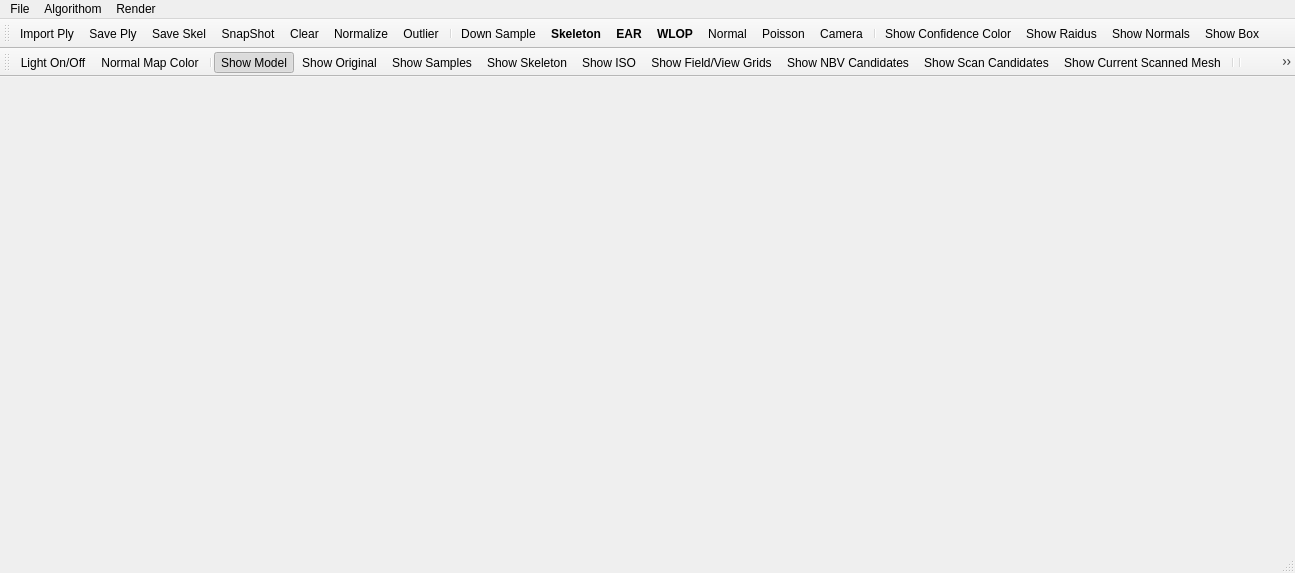
<?xml version="1.0" encoding="UTF-8"?>
<ui version="4.0">
 <class>mainwindowClass</class>
 <widget class="QMainWindow" name="mainwindowClass">
  <property name="geometry">
   <rect>
    <x>0</x>
    <y>0</y>
    <width>1295</width>
    <height>573</height>
   </rect>
  </property>
  <property name="minimumSize">
   <size>
    <width>55</width>
    <height>55</height>
   </size>
  </property>
  <property name="sizeIncrement">
   <size>
    <width>5</width>
    <height>5</height>
   </size>
  </property>
  <property name="baseSize">
   <size>
    <width>1</width>
    <height>1</height>
   </size>
  </property>
  <property name="acceptDrops">
   <bool>true</bool>
  </property>
  <property name="windowTitle">
   <string>Point Cloud</string>
  </property>
  <widget class="QWidget" name="centralWidget"/>
  <widget class="QMenuBar" name="menuBar">
   <property name="geometry">
    <rect>
     <x>0</x>
     <y>0</y>
     <width>1295</width>
     <height>21</height>
    </rect>
   </property>
   <widget class="QMenu" name="menuFile">
    <property name="title">
     <string>File</string>
    </property>
    <addaction name="actionImport_Ply"/>
    <addaction name="actionSave_Ply"/>
    <addaction name="actionSave_Skel"/>
    <addaction name="actionRemove_Outlier"/>
    <addaction name="actionNormalize"/>
    <addaction name="actionDownSample"/>
    <addaction name="actionSubSample"/>
    <addaction name="actionQianSample"/>
    <addaction name="actionClear_Data"/>
    <addaction name="actionImport_Image"/>
    <addaction name="actionSave_View"/>
    <addaction name="actionSave_Field_Points"/>
    <addaction name="actionSave_NBV_Grids"/>
    <addaction name="actionSave_NBV"/>
    <addaction name="actionSwitch_Sample_Original"/>
    <addaction name="actionSwitch_Sample_with_ISO"/>
    <addaction name="actionTransform"/>
    <addaction name="actionAdd_Sample_To_Original"/>
   </widget>
   <widget class="QMenu" name="menuAlgorithom">
    <property name="title">
     <string>Algorithom</string>
    </property>
    <widget class="QMenu" name="menuWLOP">
     <property name="title">
      <string>WLOP</string>
     </property>
     <addaction name="actionRun_Wlop"/>
     <addaction name="actionWLOP_Setting"/>
    </widget>
    <widget class="QMenu" name="menuNormal">
     <property name="title">
      <string>Normal</string>
     </property>
     <addaction name="actionRun_PCA"/>
     <addaction name="actionNormal_Setting"/>
     <addaction name="actionReorientate"/>
    </widget>
    <widget class="QMenu" name="menuSkeleton">
     <property name="title">
      <string>Skeleton</string>
     </property>
     <addaction name="separator"/>
     <addaction name="actionSkeleton_Setting"/>
    </widget>
    <widget class="QMenu" name="menuEAR">
     <property name="title">
      <string>EAR</string>
     </property>
     <addaction name="actionUpsample_Setting"/>
    </widget>
    <widget class="QMenu" name="menuPoisson">
     <property name="title">
      <string>Poisson</string>
     </property>
     <addaction name="actionPoisson"/>
     <addaction name="actionPoisson_test"/>
     <addaction name="actionPoisson_test_all"/>
    </widget>
    <addaction name="menuWLOP"/>
    <addaction name="menuNormal"/>
    <addaction name="menuSkeleton"/>
    <addaction name="menuEAR"/>
    <addaction name="menuPoisson"/>
   </widget>
   <widget class="QMenu" name="menuRender">
    <property name="title">
     <string>Render</string>
    </property>
    <widget class="QMenu" name="menuColor">
     <property name="title">
      <string>Color</string>
     </property>
     <addaction name="actionLight_On_Off"/>
     <addaction name="actionSample_Color"/>
     <addaction name="actionOriginal_Color"/>
     <addaction name="actionBackground_Color"/>
     <addaction name="actionFeature_Color"/>
     <addaction name="actionNormal_Color"/>
     <addaction name="separator"/>
     <addaction name="actionAmbient_Color"/>
     <addaction name="actionDiffuse_Color"/>
     <addaction name="actionSpecular_Color"/>
     <addaction name="actionShow_Individual_Color"/>
    </widget>
    <widget class="QMenu" name="menuSample_Render">
     <property name="title">
      <string>Sample Render</string>
     </property>
     <addaction name="actionShow_Samples"/>
     <addaction name="separator"/>
     <addaction name="actionShow_Sample_Dot"/>
     <addaction name="actionShow_Sample_Quads"/>
     <addaction name="actionShow_Sample_Circle"/>
     <addaction name="actionShow_Sample_Sphere"/>
    </widget>
    <widget class="QMenu" name="menuOriginal_Render">
     <property name="title">
      <string>Original Render</string>
     </property>
     <addaction name="actionShow_Original"/>
     <addaction name="separator"/>
     <addaction name="actionShow_Original_Dot"/>
     <addaction name="actionShow_Original_Quad"/>
     <addaction name="actionShow_Original_Circle"/>
     <addaction name="actionShow_Original_Sphere"/>
    </widget>
    <widget class="QMenu" name="menuSnap_Shot">
     <property name="title">
      <string>Snap Shot</string>
     </property>
     <addaction name="actionSnapShot"/>
     <addaction name="actionSnap_Each_Iteration"/>
     <addaction name="actionNo_Snap_Radius"/>
    </widget>
    <widget class="QMenu" name="menuShow_Neighbor_Size">
     <property name="title">
      <string>Show Neighbor Size</string>
     </property>
     <addaction name="actionShow_Neighborhood_Ball"/>
     <addaction name="actionShow_Radius_Line"/>
     <addaction name="actionShow_All_Raidus"/>
    </widget>
    <widget class="QMenu" name="menuPick_Point">
     <property name="title">
      <string>Pick Point</string>
     </property>
     <addaction name="actionErase_Pick"/>
    </widget>
    <widget class="QMenu" name="menuSkeleton_Render">
     <property name="title">
      <string>Skeleton Render</string>
     </property>
     <addaction name="actionShow_Skeleton"/>
     <addaction name="actionShow_colorful_branches"/>
    </widget>
    <widget class="QMenu" name="menuShow_Poisson">
     <property name="title">
      <string>Show Poisson</string>
     </property>
     <addaction name="actionShow_ISO"/>
     <addaction name="actionUse_ISO_Interval"/>
    </widget>
    <addaction name="menuColor"/>
    <addaction name="separator"/>
    <addaction name="menuSample_Render"/>
    <addaction name="menuOriginal_Render"/>
    <addaction name="menuSkeleton_Render"/>
    <addaction name="menuShow_Poisson"/>
    <addaction name="actionShow_Normals"/>
    <addaction name="actionShow_Scan_Candidates"/>
    <addaction name="actionShow_Confidence_Color"/>
    <addaction name="actionShow_Box"/>
    <addaction name="actionCull_Points"/>
    <addaction name="actionRecompute_Quad"/>
    <addaction name="actionShow_Normal_Color"/>
    <addaction name="menuSnap_Shot"/>
    <addaction name="menuShow_Neighbor_Size"/>
    <addaction name="menuPick_Point"/>
    <addaction name="actionCamera"/>
    <addaction name="actionShow_View_Grids"/>
    <addaction name="actionShow_NBV_Candidates"/>
   </widget>
   <addaction name="menuFile"/>
   <addaction name="menuAlgorithom"/>
   <addaction name="menuRender"/>
  </widget>
  <widget class="QToolBar" name="mainToolBar">
   <property name="baseSize">
    <size>
     <width>11</width>
     <height>11</height>
    </size>
   </property>
   <property name="toolButtonStyle">
    <enum>Qt::ToolButtonTextUnderIcon</enum>
   </property>
   <attribute name="toolBarArea">
    <enum>TopToolBarArea</enum>
   </attribute>
   <attribute name="toolBarBreak">
    <bool>false</bool>
   </attribute>
   <addaction name="actionImport_Ply"/>
   <addaction name="actionSave_Ply"/>
   <addaction name="actionSave_Skel"/>
   <addaction name="actionSnapShot"/>
   <addaction name="actionClear_Data"/>
   <addaction name="actionNormalize"/>
   <addaction name="actionRemove_Outlier"/>
   <addaction name="separator"/>
   <addaction name="actionDownSample"/>
   <addaction name="actionSkeleton_Setting"/>
   <addaction name="actionUpsample_Setting"/>
   <addaction name="actionWLOP_Setting"/>
   <addaction name="actionNormal_Setting"/>
   <addaction name="actionPoisson"/>
   <addaction name="actionCamera"/>
   <addaction name="separator"/>
   <addaction name="actionShow_Confidence_Color"/>
   <addaction name="actionShow_Neighborhood_Ball"/>
   <addaction name="actionShow_Normals"/>
   <addaction name="actionShow_Box"/>
  </widget>
  <widget class="QStatusBar" name="statusBar"/>
  <widget class="QToolBar" name="toolBar">
   <property name="contextMenuPolicy">
    <enum>Qt::ActionsContextMenu</enum>
   </property>
   <property name="windowTitle">
    <string>toolBar</string>
   </property>
   <attribute name="toolBarArea">
    <enum>TopToolBarArea</enum>
   </attribute>
   <attribute name="toolBarBreak">
    <bool>true</bool>
   </attribute>
   <addaction name="actionLight_On_Off"/>
   <addaction name="actionShow_Normal_Color"/>
   <addaction name="separator"/>
   <addaction name="actionShow_Model"/>
   <addaction name="actionShow_Original"/>
   <addaction name="actionShow_Samples"/>
   <addaction name="actionShow_Skeleton"/>
   <addaction name="actionShow_ISO"/>
   <addaction name="actionShow_View_Grids"/>
   <addaction name="actionShow_NBV_Candidates"/>
   <addaction name="actionShow_Scan_Candidates"/>
   <addaction name="actionShow_Current_Scanned_Mesh"/>
   <addaction name="separator"/>
   <addaction name="separator"/>
   <addaction name="actionCull_Points"/>
  </widget>
  <action name="actionImport_Ply">
   <property name="icon">
    <iconset resource="mainwindow.qrc">
     <normaloff>:/mainwindow/Icons/open.png</normaloff>:/mainwindow/Icons/open.png</iconset>
   </property>
   <property name="text">
    <string>Import Ply</string>
   </property>
  </action>
  <action name="actionSave_Ply">
   <property name="icon">
    <iconset resource="mainwindow.qrc">
     <normaloff>:/mainwindow/Icons/save.png</normaloff>:/mainwindow/Icons/save.png</iconset>
   </property>
   <property name="text">
    <string>Save Ply</string>
   </property>
  </action>
  <action name="actionShow_Samples">
   <property name="checkable">
    <bool>true</bool>
   </property>
   <property name="text">
    <string>Show Samples</string>
   </property>
  </action>
  <action name="actionShow_Original">
   <property name="checkable">
    <bool>true</bool>
   </property>
   <property name="text">
    <string>Show Original</string>
   </property>
  </action>
  <action name="actionShow_Neighborhood_Ball">
   <property name="checkable">
    <bool>true</bool>
   </property>
   <property name="text">
    <string>Show Raidus</string>
   </property>
   <property name="shortcut">
    <string>Alt+R</string>
   </property>
  </action>
  <action name="actionCull_Points">
   <property name="checkable">
    <bool>true</bool>
   </property>
   <property name="text">
    <string>Cull Points</string>
   </property>
   <property name="shortcut">
    <string>Ctrl+T</string>
   </property>
  </action>
  <action name="actionSample_Color">
   <property name="text">
    <string>Sample Color</string>
   </property>
  </action>
  <action name="actionOriginal_Color">
   <property name="text">
    <string>Original Color</string>
   </property>
  </action>
  <action name="actionBackground_Color">
   <property name="text">
    <string>Background Color</string>
   </property>
  </action>
  <action name="actionAmbient_Color">
   <property name="text">
    <string>Ambient Color</string>
   </property>
  </action>
  <action name="actionDiffuse_Color">
   <property name="text">
    <string>Diffuse Color</string>
   </property>
  </action>
  <action name="actionSpecular_Color">
   <property name="text">
    <string>Specular Color</string>
   </property>
  </action>
  <action name="actionLight_On_Off">
   <property name="checkable">
    <bool>true</bool>
   </property>
   <property name="icon">
    <iconset resource="mainwindow.qrc">
     <normaloff>:/mainwindow/Icons/lighton.png</normaloff>:/mainwindow/Icons/lighton.png</iconset>
   </property>
   <property name="text">
    <string>Light On/Off</string>
   </property>
  </action>
  <action name="actionInitial_Sampling">
   <property name="text">
    <string>Initial Sampling</string>
   </property>
  </action>
  <action name="actionNormalize">
   <property name="text">
    <string>Normalize</string>
   </property>
  </action>
  <action name="actionDownSample">
   <property name="icon">
    <iconset resource="mainwindow.qrc">
     <normaloff>:/mainwindow/Icons/reload.png</normaloff>:/mainwindow/Icons/reload.png</iconset>
   </property>
   <property name="text">
    <string>Down Sample</string>
   </property>
  </action>
  <action name="actionSubSample">
   <property name="text">
    <string>SubSample</string>
   </property>
  </action>
  <action name="actionSnapShot">
   <property name="icon">
    <iconset resource="mainwindow.qrc">
     <normaloff>:/mainwindow/Icons/125.png</normaloff>:/mainwindow/Icons/125.png</iconset>
   </property>
   <property name="text">
    <string>SnapShot</string>
   </property>
  </action>
  <action name="actionShow_Normals">
   <property name="checkable">
    <bool>true</bool>
   </property>
   <property name="text">
    <string>Show Normals</string>
   </property>
   <property name="shortcut">
    <string>Alt+N</string>
   </property>
  </action>
  <action name="actionFeature_Color">
   <property name="text">
    <string>Feature Color</string>
   </property>
  </action>
  <action name="actionNormal_Color">
   <property name="text">
    <string>Normal Color</string>
   </property>
  </action>
  <action name="actionWLOP_2">
   <property name="text">
    <string>Skeletonization</string>
   </property>
  </action>
  <action name="actionRun_Wlop">
   <property name="icon">
    <iconset resource="mainwindow.qrc">
     <normaloff>:/mainwindow/Icons/gowalla_128x128-32.png</normaloff>:/mainwindow/Icons/gowalla_128x128-32.png</iconset>
   </property>
   <property name="text">
    <string>Run WLOP</string>
   </property>
  </action>
  <action name="actionWLOP_Setting">
   <property name="icon">
    <iconset resource="mainwindow.qrc">
     <normaloff>:/mainwindow/Icons/gameboid_128x128-32.png</normaloff>:/mainwindow/Icons/gameboid_128x128-32.png</iconset>
   </property>
   <property name="text">
    <string>WLOP</string>
   </property>
   <property name="font">
    <font>
     <weight>75</weight>
     <bold>true</bold>
    </font>
   </property>
  </action>
  <action name="actionRun_PCA">
   <property name="text">
    <string>Run PCA</string>
   </property>
  </action>
  <action name="actionNormal_Setting">
   <property name="icon">
    <iconset resource="mainwindow.qrc">
     <normaloff>:/mainwindow/Icons/sleepbot_128x128-32.png</normaloff>:/mainwindow/Icons/sleepbot_128x128-32.png</iconset>
   </property>
   <property name="text">
    <string>Normal</string>
   </property>
  </action>
  <action name="actionReorientate">
   <property name="text">
    <string>Reorientate</string>
   </property>
   <property name="font">
    <font>
     <weight>75</weight>
     <bold>true</bold>
    </font>
   </property>
  </action>
  <action name="actionShow_Sample_Quads">
   <property name="checkable">
    <bool>true</bool>
   </property>
   <property name="text">
    <string>Quad</string>
   </property>
  </action>
  <action name="actionShow_Sample_Dot">
   <property name="checkable">
    <bool>true</bool>
   </property>
   <property name="text">
    <string>Dot</string>
   </property>
  </action>
  <action name="actionShow_Sample_Circle">
   <property name="checkable">
    <bool>true</bool>
   </property>
   <property name="text">
    <string>Circle</string>
   </property>
  </action>
  <action name="actionShow_Original_Quad">
   <property name="checkable">
    <bool>true</bool>
   </property>
   <property name="text">
    <string>Quad</string>
   </property>
  </action>
  <action name="actionShow_Original_Dot">
   <property name="checkable">
    <bool>true</bool>
   </property>
   <property name="text">
    <string>Dot</string>
   </property>
  </action>
  <action name="actionShow_Original_Circle">
   <property name="checkable">
    <bool>true</bool>
   </property>
   <property name="text">
    <string>Circle</string>
   </property>
  </action>
  <action name="actionInitial_Sampling_2">
   <property name="text">
    <string>Initialization</string>
   </property>
  </action>
  <action name="actionAuto_Play">
   <property name="text">
    <string>Auto Play</string>
   </property>
  </action>
  <action name="actionStop">
   <property name="text">
    <string>Stop</string>
   </property>
  </action>
  <action name="actionStep">
   <property name="text">
    <string>Step</string>
   </property>
  </action>
  <action name="actionJump">
   <property name="text">
    <string>Jump</string>
   </property>
  </action>
  <action name="actionSkeleton_Setting">
   <property name="icon">
    <iconset resource="mainwindow.qrc">
     <normaloff>:/mainwindow/Icons/heyzap_128x128-32.png</normaloff>:/mainwindow/Icons/heyzap_128x128-32.png</iconset>
   </property>
   <property name="text">
    <string>Skeleton</string>
   </property>
   <property name="font">
    <font>
     <weight>75</weight>
     <bold>true</bold>
    </font>
   </property>
  </action>
  <action name="actionUpsample_Setting">
   <property name="icon">
    <iconset resource="mainwindow.qrc">
     <normaloff>:/mainwindow/Icons/upsample-xw.png</normaloff>:/mainwindow/Icons/upsample-xw.png</iconset>
   </property>
   <property name="text">
    <string>EAR</string>
   </property>
   <property name="font">
    <font>
     <weight>75</weight>
     <bold>true</bold>
     <strikeout>false</strikeout>
     <stylestrategy>PreferAntialias</stylestrategy>
    </font>
   </property>
  </action>
  <action name="actionClear_Data">
   <property name="icon">
    <iconset resource="mainwindow.qrc">
     <normaloff>:/mainwindow/Icons/eraser.png</normaloff>:/mainwindow/Icons/eraser.png</iconset>
   </property>
   <property name="text">
    <string>Clear</string>
   </property>
  </action>
  <action name="actionImport_Image">
   <property name="text">
    <string>Import Image</string>
   </property>
   <property name="visible">
    <bool>false</bool>
   </property>
  </action>
  <action name="actionShow_Individual_Color">
   <property name="checkable">
    <bool>true</bool>
   </property>
   <property name="text">
    <string>Colorized</string>
   </property>
  </action>
  <action name="actionRecompute_Quad">
   <property name="text">
    <string>Recompute Quad</string>
   </property>
  </action>
  <action name="actionShow_Normal_Color">
   <property name="checkable">
    <bool>true</bool>
   </property>
   <property name="icon">
    <iconset resource="mainwindow.qrc">
     <normaloff>:/mainwindow/Icons/rgbt.png</normaloff>:/mainwindow/Icons/rgbt.png</iconset>
   </property>
   <property name="text">
    <string>Normal Map Color</string>
   </property>
  </action>
  <action name="actionSave_View">
   <property name="text">
    <string>Save View</string>
   </property>
  </action>
  <action name="actionSnap_Each_Iteration">
   <property name="checkable">
    <bool>true</bool>
   </property>
   <property name="text">
    <string>Snap Each Iteration</string>
   </property>
  </action>
  <action name="actionNo_Snap_Radius">
   <property name="checkable">
    <bool>true</bool>
   </property>
   <property name="text">
    <string>Not Snap Radius</string>
   </property>
  </action>
  <action name="actionShow_Radius_Line">
   <property name="text">
    <string>Show Radius Line</string>
   </property>
  </action>
  <action name="actionShow_All_Raidus">
   <property name="checkable">
    <bool>true</bool>
   </property>
   <property name="text">
    <string>Show All Raidus</string>
   </property>
  </action>
  <action name="actionSave_Skel">
   <property name="icon">
    <iconset resource="mainwindow.qrc">
     <normaloff>:/mainwindow/Icons/folder_128x128-32.png</normaloff>:/mainwindow/Icons/folder_128x128-32.png</iconset>
   </property>
   <property name="text">
    <string>Save Skel</string>
   </property>
  </action>
  <action name="actionErase_Pick">
   <property name="text">
    <string>Erase Pick</string>
   </property>
   <property name="shortcut">
    <string>Alt+E</string>
   </property>
  </action>
  <action name="actionShow_Sample_Sphere">
   <property name="checkable">
    <bool>true</bool>
   </property>
   <property name="text">
    <string>Sphere</string>
   </property>
  </action>
  <action name="actionShow_Original_Sphere">
   <property name="checkable">
    <bool>true</bool>
   </property>
   <property name="text">
    <string>Sphere</string>
   </property>
  </action>
  <action name="actionShow_Skeleton">
   <property name="checkable">
    <bool>true</bool>
   </property>
   <property name="text">
    <string>Show Skeleton</string>
   </property>
  </action>
  <action name="actionShow_colorful_branches">
   <property name="checkable">
    <bool>true</bool>
   </property>
   <property name="text">
    <string>Show colorful branches</string>
   </property>
  </action>
  <action name="actionQianSample">
   <property name="text">
    <string>Fixed Sample(no random)</string>
   </property>
   <property name="visible">
    <bool>false</bool>
   </property>
  </action>
  <action name="actionPoisson_test">
   <property name="text">
    <string>Poisson test</string>
   </property>
  </action>
  <action name="actionPoisson_test_all">
   <property name="text">
    <string>Poisson test all</string>
   </property>
  </action>
  <action name="actionPoisson">
   <property name="icon">
    <iconset resource="mainwindow.qrc">
     <normaloff>:/mainwindow/Icons/upsample-xw5.jpg</normaloff>:/mainwindow/Icons/upsample-xw5.jpg</iconset>
   </property>
   <property name="text">
    <string>Poisson</string>
   </property>
  </action>
  <action name="actionShow_Poisson_2">
   <property name="text">
    <string>Show Poisson</string>
   </property>
  </action>
  <action name="actionISO_steps">
   <property name="text">
    <string>ISO steps</string>
   </property>
  </action>
  <action name="actionUse_ISO_Interval">
   <property name="checkable">
    <bool>true</bool>
   </property>
   <property name="text">
    <string>Use ISO Interval</string>
   </property>
  </action>
  <action name="actionShow_ISO">
   <property name="checkable">
    <bool>true</bool>
   </property>
   <property name="text">
    <string>Show ISO</string>
   </property>
  </action>
  <action name="actionShow_Scan_Candidates">
   <property name="checkable">
    <bool>true</bool>
   </property>
   <property name="text">
    <string>Show Scan Candidates</string>
   </property>
  </action>
  <action name="actionCamera">
   <property name="icon">
    <iconset resource="mainwindow.qrc">
     <normaloff>:/mainwindow/Icons/apn.ico</normaloff>:/mainwindow/Icons/apn.ico</iconset>
   </property>
   <property name="text">
    <string>Camera</string>
   </property>
  </action>
  <action name="actionShow_Box">
   <property name="checkable">
    <bool>true</bool>
   </property>
   <property name="text">
    <string>Show Box</string>
   </property>
  </action>
  <action name="actionShow_Model">
   <property name="checkable">
    <bool>true</bool>
   </property>
   <property name="checked">
    <bool>true</bool>
   </property>
   <property name="text">
    <string>Show Model</string>
   </property>
  </action>
  <action name="actionShow_Current_Scanned_Mesh">
   <property name="checkable">
    <bool>true</bool>
   </property>
   <property name="checked">
    <bool>false</bool>
   </property>
   <property name="text">
    <string>Show Current Scanned Mesh</string>
   </property>
  </action>
  <action name="actionShow_Confidence_Color">
   <property name="checkable">
    <bool>true</bool>
   </property>
   <property name="text">
    <string>Show Confidence Color</string>
   </property>
  </action>
  <action name="actionShow_View_Grids">
   <property name="checkable">
    <bool>true</bool>
   </property>
   <property name="checked">
    <bool>false</bool>
   </property>
   <property name="text">
    <string>Show Field/View Grids</string>
   </property>
  </action>
  <action name="actionShow_NBV_Candidates">
   <property name="checkable">
    <bool>true</bool>
   </property>
   <property name="text">
    <string>Show NBV Candidates</string>
   </property>
  </action>
  <action name="actionSave_Field_Points">
   <property name="text">
    <string>Save Field Grid Points</string>
   </property>
  </action>
  <action name="actionSave_NBV">
   <property name="text">
    <string>Save NBV</string>
   </property>
  </action>
  <action name="actionRemove_Outlier">
   <property name="text">
    <string>Outlier</string>
   </property>
  </action>
  <action name="actionSwitch_Sample_Original">
   <property name="text">
    <string>Switch Sample Original</string>
   </property>
  </action>
  <action name="actionSwitch_Sample_with_ISO">
   <property name="text">
    <string>Switch Sample  ISO</string>
   </property>
  </action>
  <action name="actionSave_NBV_Grids">
   <property name="text">
    <string>Save View Grid Points</string>
   </property>
  </action>
  <action name="actionTransform">
   <property name="text">
    <string>Transform</string>
   </property>
  </action>
  <action name="actionAdd_Sample_To_Original">
   <property name="text">
    <string>Add Sample To Original</string>
   </property>
  </action>
 </widget>
 <layoutdefault spacing="6" margin="11"/>
 <resources>
  <include location="mainwindow.qrc"/>
 </resources>
 <connections/>
</ui>
